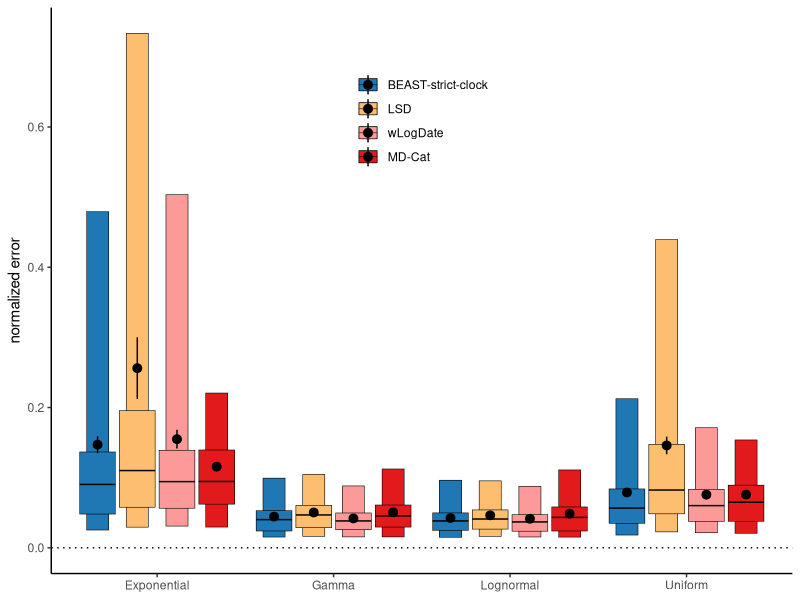
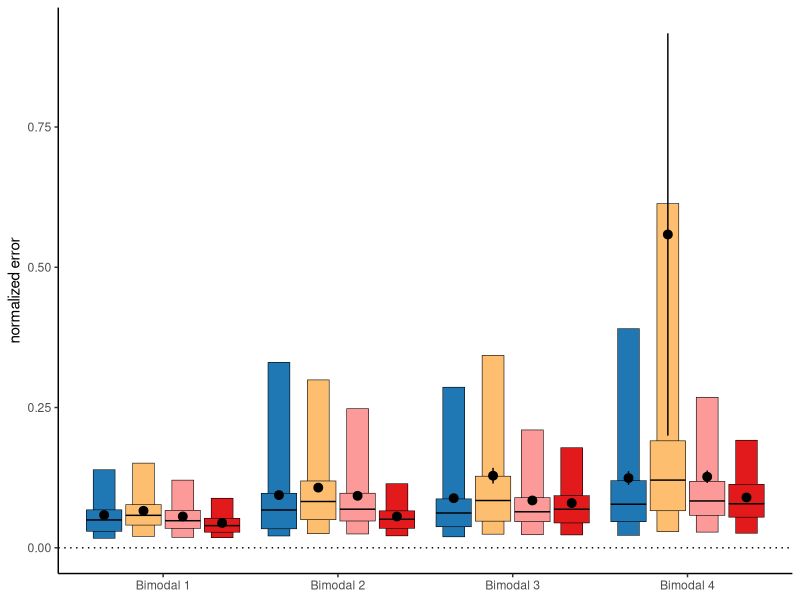
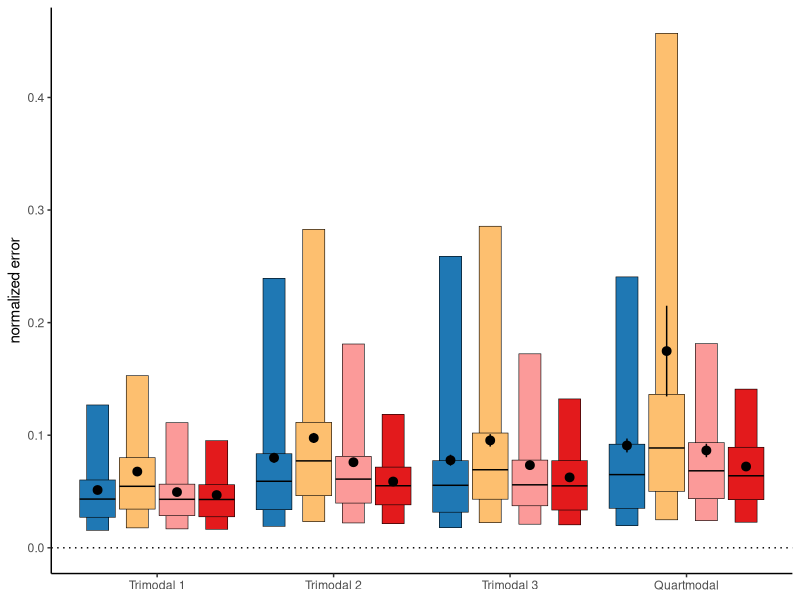
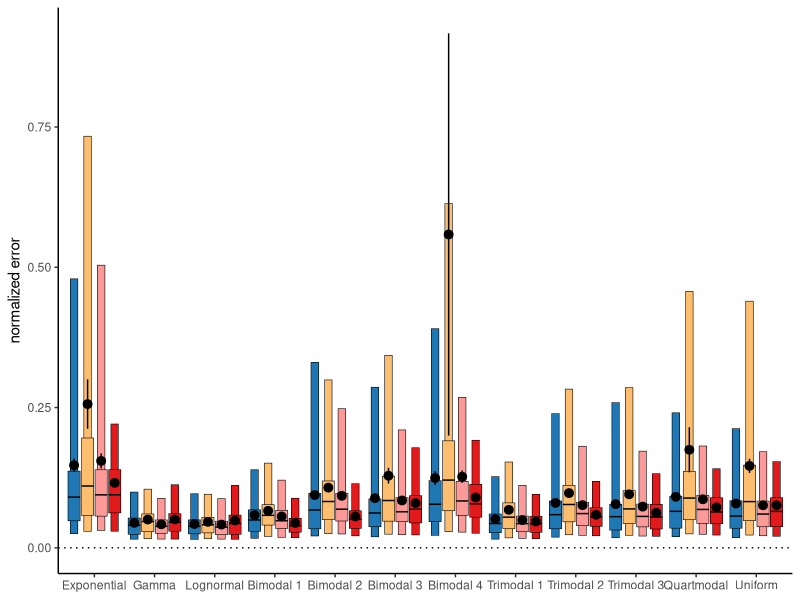
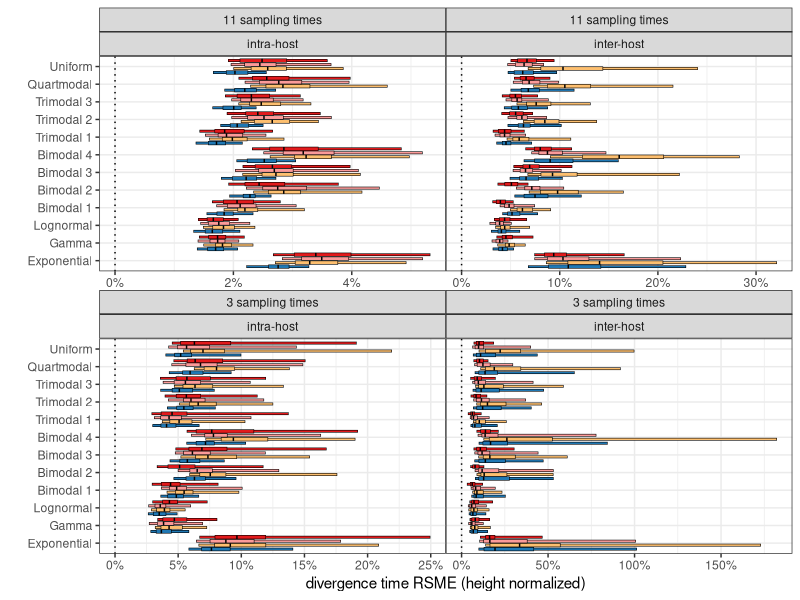
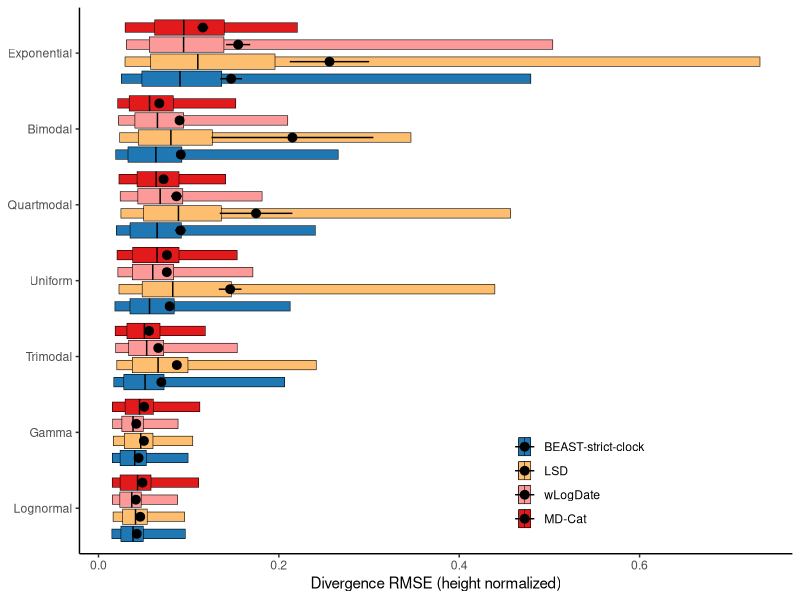
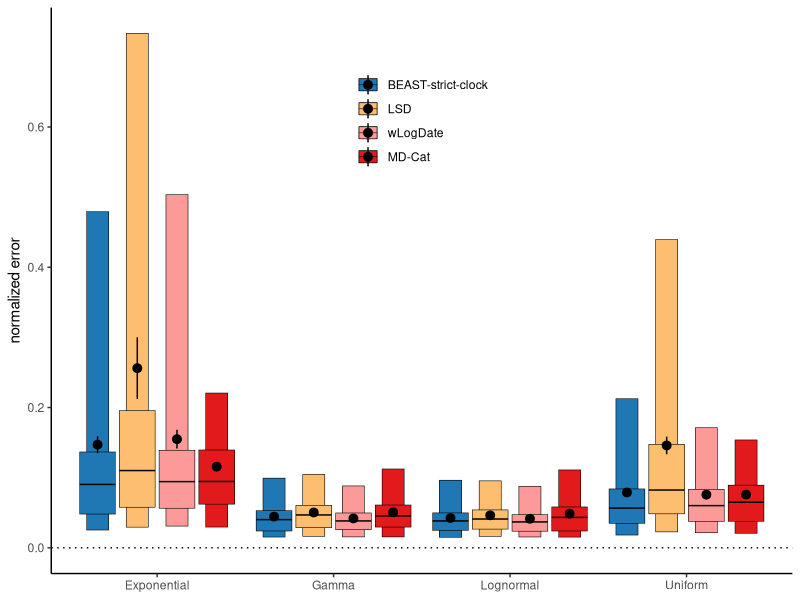
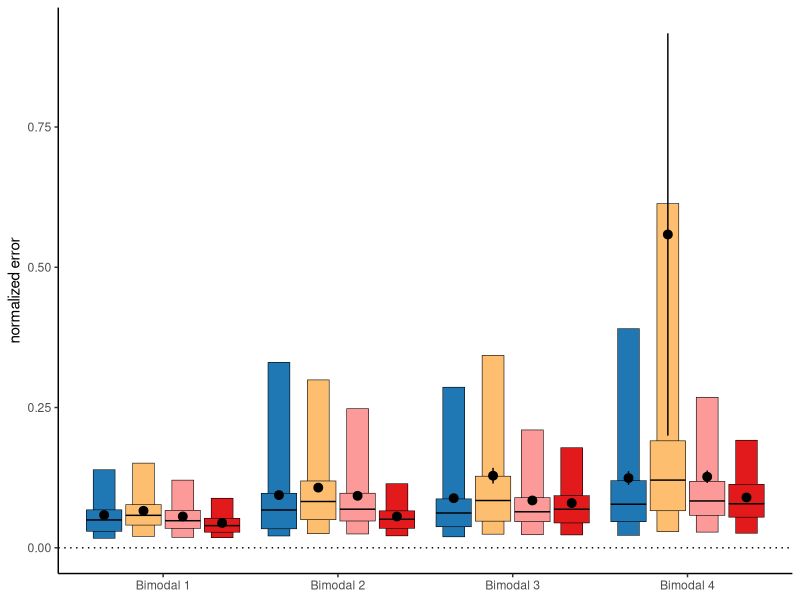

Here is the R script that generated these plots, in order:
require(ggplot2)
require(scales)

d = read.table("../HIV/all_divergence.txt",header=T)

h = data.frame("treeModel"=c("D750_11_10","D750_3_25","D995_11_10","D995_3_25"),
               "height"=c(29.3667,66.8334,22.4934,32.4669),
               "name"=c("M3","M4","M1","M2"))

d1 = merge(d,h)
         
d1$method = factor(d1$method,levels=c("Bstrict","Blnorm","lsd","wlogdate","emd"),
                   labels=c("BEAST-strict-clock","BEAST-lognormal","LSD","wLogDate","MD-Cat"))
d1$clockModel =factor(d1$clockModel,levels = c("exp","gamma","lognorm",
                                               "clock4","clock3","clock1","clock2",
                                               "trilnormcave","trilnormvex","trilnorm",
                                               "quartlnorm","uniform"),
                      labels = c("Exponential","Gamma","Lognormal",
                                 "Bimodal 1","Bimodal 2","Bimodal 3","Bimodal 4",
                                 "Trimodal 1","Trimodal 2","Trimodal 3",
                                 "Quartmodal","Uniform"))

quantiles_95 <- function(x) {
  r <- quantile(x, probs=c(0.05, 0.5, 0.95))
  names(r) <- c("ymin", "y", "ymax")
  r
}

quantiles_75 <- function(x) {
  r <- quantile(x, probs=c(0.25, 0.5, 0.75))
  names(r) <- c("ymin", "y", "ymax")
  r
}

d1$error = sqrt(d1$mse)/d1$height

d1$host = "intra-host"
d1[d1$name %in% c("M3","M4"),]$host = "inter-host"
d1$host = factor(d1$host,levels = c("intra-host","inter-host"))

d1$nsmpltime = "11 sampling times"
d1[d1$name %in% c("M2","M4"),]$nsmpltime = "3 sampling times"

ggplot(d1[!d1$method %in% c("BEAST-lognormal") & d1$clockModel %in% c("Exponential","Lognormal","Gamma","Uniform"),],
       aes(x=clockModel,y=error,fill=method)) + 
  stat_summary(position=position_dodge(width=0.9),width=.5,
               fun.data = quantiles_95,geom="crossbar",size=0.2) +
  stat_summary(position=position_dodge2(width=0.75),
               fun.data = quantiles_75,geom="crossbar",size=0.2) +
  stat_summary(position=position_dodge2(width = 0.9)) +
  #stat_summary(aes(group=method),geom="line") +
  geom_hline(yintercept = 0,linetype=3) + 
  scale_fill_manual(values = RColorBrewer::brewer.pal(7,'Paired')[c(2,7,5:6)]) +
  scale_y_continuous()+
  #scale_y_log10() +
  #coord_cartesian(ylim = c(0.007,5)) +
  #facet_wrap(~treeModel,nrow=1) +
  ylab("normalized error") + 
  theme_classic() + theme(legend.title = element_blank(),
                          legend.position = c(0.5,0.8),axis.title.x = element_blank()) +
  theme(panel.spacing = unit(0,"pt"))
ggsave("results_mse_canonical.pdf",width = 5,height = 3.8)

ggplot(d1[!d1$method %in% c("BEAST-lognormal") & d1$clockModel %in% c("Bimodal 1","Bimodal 2","Bimodal 3","Bimodal 4"),],aes(x=clockModel,y=error,fill=method)) + 
  #geom_boxplot(outlier.alpha = 0.5,outlier.size = 0.1,notch=T) + 
  stat_summary(position=position_dodge(width=0.9),width=.5,
               fun.data = quantiles_95,geom="crossbar",size=0.2) +
  stat_summary(position=position_dodge2(width=0.75),
               fun.data = quantiles_75,geom="crossbar",size=0.2) +
  stat_summary(position=position_dodge2(width = 0.9)) +
  #stat_summary(aes(group=method),geom="line") +
  geom_hline(yintercept = 0,linetype=3) + 
  scale_fill_manual(values = RColorBrewer::brewer.pal(7,'Paired')[c(2,7,5:6)]) +
  scale_y_continuous()+
  #scale_y_log10() +
  #coord_cartesian(ylim = c(0.007,5)) +
  #facet_wrap(~clockModel,nrow=3) +
  ylab("normalized error") + 
  theme_classic() + theme(legend.title = element_blank(),
                          legend.position = "None",axis.title.x = element_blank()) +
  theme(panel.spacing = unit(0,"pt"))
ggsave("results_mse_bimodal.pdf",width = 5,height = 3.8)

ggplot(d1[!d1$method %in% c("BEAST-lognormal") & d1$clockModel %in% c("Trimodal 1","Trimodal 2","Trimodal 3","Quartmodal"),],aes(x=clockModel,y=error,fill=method)) + 
  stat_summary(position=position_dodge(width=0.9),width=.5,
               fun.data = quantiles_95,geom="crossbar",size=0.2) +
  stat_summary(position=position_dodge2(width=0.75),
               fun.data = quantiles_75,geom="crossbar",size=0.2) +
  stat_summary(position=position_dodge2(width = 0.9)) +
  #stat_summary(aes(group=method),geom="line") +
  geom_hline(yintercept = 0,linetype=3) + 
  scale_fill_manual(values = RColorBrewer::brewer.pal(7,'Paired')[c(2,7,5:6)]) +
  scale_y_continuous()+
  ylab("normalized error") + xlab("tree model") +
  theme_classic() + theme(legend.title = element_blank(),
                          legend.position = "None",axis.title.x = element_blank()) +
  theme(panel.spacing = unit(0,"pt"))
ggsave("results_mse_multimodal.pdf",width = 5,height = 3.8)




ggplot(d1[!d1$method %in% c("BEAST-lognormal") ,],
       aes(x=clockModel,y=error,fill=method)) + 
  stat_summary(position=position_dodge(width=0.9),width=.5,
               fun.data = quantiles_95,geom="crossbar",size=0.2) +
  stat_summary(position=position_dodge2(width=0.75),
               fun.data = quantiles_75,geom="crossbar",size=0.2) +
  stat_summary(position=position_dodge2(width = 0.9)) +
  #stat_summary(aes(group=method),geom="line") +
  geom_hline(yintercept = 0,linetype=3) + 
  scale_fill_manual(values = RColorBrewer::brewer.pal(7,'Paired')[c(2,7,5:6)]) +
  scale_y_continuous()+
  ylab("normalized error") + xlab("tree model") +
  theme_classic() + theme(legend.title = element_blank(),
                          legend.position = "None",axis.title.x = element_blank()) +
  theme(panel.spacing = unit(0,"pt"))


ggplot(d1[!d1$method %in% c("BEAST-lognormal") ,],
       aes(y=clockModel,x=error,fill=method)) + 
  stat_summary(position=position_dodge(width=0.9),width=.5,
               fun.data = quantiles_95,geom="crossbar",size=0.2) +
  stat_summary(position=position_dodge2(width=0.75),
               fun.data = quantiles_75,geom="crossbar",size=0.2) +
  #stat_summary(position=position_dodge2(width = 0.9)) +
  #stat_summary(aes(group=method),geom="line") +
  geom_vline(xintercept = 0,linetype=3) + 
  scale_fill_manual(values = RColorBrewer::brewer.pal(7,'Paired')[c(2,7,5:6)]) +
  scale_x_continuous(label=percent)+
  scale_y_discrete(name="") +
  facet_wrap(nsmpltime~host,scale="free_x") +
  xlab("divergence time RSME (height normalized)") + ylab("") +
  theme_bw() + theme(legend.title = element_blank(), legend.position = "none") +
  theme(panel.spacing = unit(0,"pt"))
ggsave("../HIV/results_mse_all.pdf",width = 8,height = 6.7)

ggplot(d1[!d1$method %in% c("BEAST-lognormal")  ,],
       aes(y=reorder(sub(" .*","",clockModel),error),
           x=error,fill=method)) + 
  #geom_boxplot(outlier.alpha = 0.5,outlier.size = 0.1,notch=T) + 
  stat_summary(position=position_dodge(width=0.9),width=.5,
               fun.data = quantiles_95,geom="crossbar",size=0.2) +
  stat_summary(position=position_dodge2(width=0.75),
               fun.data = quantiles_75,geom="crossbar",size=0.2) +
  stat_summary(position=position_dodge2(width = 0.9)) +
  #stat_summary(aes(group=method),geom="line") +
  geom_hline(yintercept = 0,linetype=3) + 
  scale_fill_manual(values = RColorBrewer::brewer.pal(7,'Paired')[c(2,7,5:6)]) +
  scale_x_continuous()+
  #scale_y_log10() +
  #coord_cartesian(ylim = c(0.007,5)) +
  #facet_wrap(~clockModel,nrow=3) +
  xlab("Divergence RMSE (height normalized)") + 
  theme_classic() + theme(legend.title = element_blank(),
                          legend.position = c(.7,.13),
                          axis.title.y = element_blank()) +
  theme(panel.spacing = unit(0,"pt"))
ggsave("../HIV/results_mse_sum.pdf",width = 3.75,height = 6.7)
